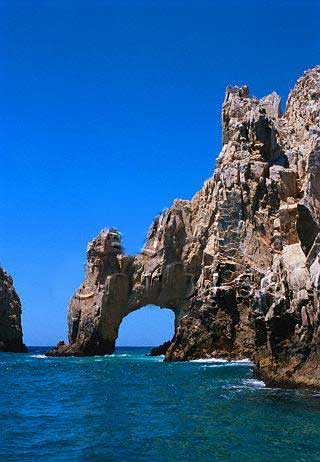
#> input picture images/arch-Ap.jpg, 320 x 462 px
$ python guassian_pyramid.py
#> lines starting #> are read from the running program, lines starting #| are printed output that depends on the picture
#!/usr/bin/env python3
from PIL import Image
import numpy as np

def g(im) :
    w, h = im.width, im.height
    pixel = im.load()
    while w//2 > 30 and h//2 > 30 :
        w = w//2
        h = h//2
        data = np.zeros((h, w, 3), dtype=np.uint8)
        for i in range(w) :
            for j in range(h) :
                r0, g0, b0 = pixel[2*i, 2*j]
                r1, g1, b1 = pixel[2*i, 2*j+1]
                r2, g2, b2 = pixel[2*i+1, 2*j]
                r3, g3, b3 = pixel[2*i+1, 2*j+1]
                r = (r0+r1+r2+r3) // 4
                g = (g0+g1+g2+g3) // 4
                b = (b0+b1+b2+b3) // 4
                data[j, i] = (r, g, b)
        newImg = Image.fromarray(data, 'RGB')
        print(newImg.size)
        pixel = newImg.load()
        newImg.show()

im = Image.open("images/arch-Ap.jpg")
#> im is the input picture: PIL image 320x462 RGB; mean R, G, B 39.4, 94.8, 148.7
print(im.size)
#| (320, 462)
im.show()
g(im)
#> the loop in g, `while w//2 > 30 and h//2 > 30 :` made 3 passes
#> pass 1, in g, `newImg = Image.fromarray(data, 'RGB')`:
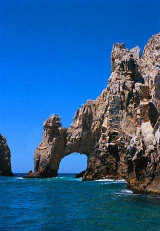
#> newImg: PIL image 160x231 RGB; mean R, G, B 39.1, 94.4, 148.4
#> pass 2, in g, `newImg = Image.fromarray(data, 'RGB')`:
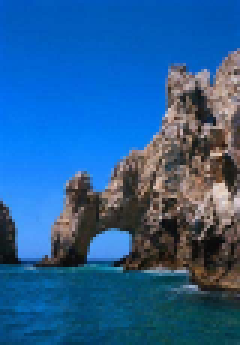
#> newImg: PIL image 80x115 RGB (shown 3 times larger); mean R, G, B 38.9, 94.2, 148.3
#> pass 3, in g, `newImg = Image.fromarray(data, 'RGB')`:
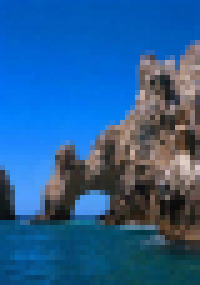
#> newImg: PIL image 40x57 RGB (shown 5 times larger); mean R, G, B 38.9, 94.1, 148.4
#> after the loop in g, `while w//2 > 30 and h//2 > 30 :`: h = 57; w = 40

$ run again, with images/arch-A.jpg copied over images/arch-Ap.jpg
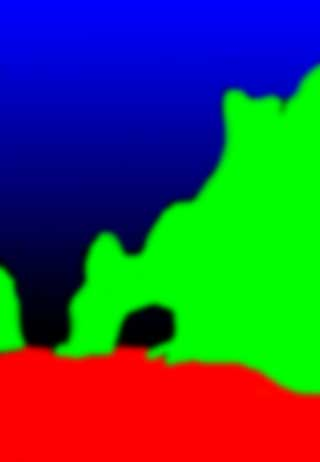
#> input picture images/arch-A.jpg, 320 x 462 px
#> im is the input picture: PIL image 320x462 RGB; mean R, G, B 55.4, 81.2, 74.3
#| (320, 462)
#> the loop in g, `while w//2 > 30 and h//2 > 30 :` made 3 passes
#> pass 2, in g, `newImg = Image.fromarray(data, 'RGB')`:
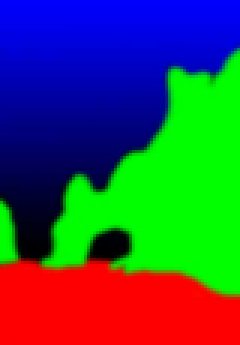
#> newImg: PIL image 80x115 RGB (shown 3 times larger); mean R, G, B 54.4, 81.4, 74.5
#> pass 3, in g, `newImg = Image.fromarray(data, 'RGB')`:
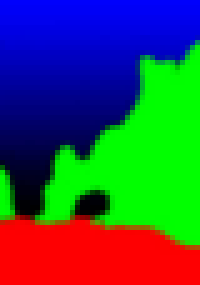
#> newImg: PIL image 40x57 RGB (shown 5 times larger); mean R, G, B 52.6, 82, 74.9
#> after the loop in g, `while w//2 > 30 and h//2 > 30 :`: h = 57; w = 40

$ run again, with images/arch-B.jpg copied over images/arch-Ap.jpg
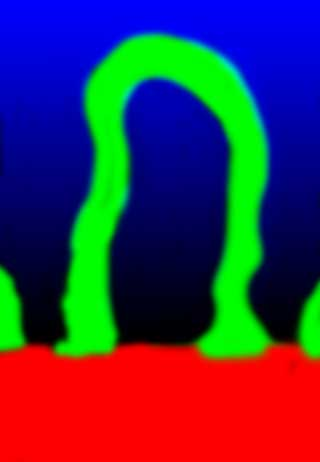
#> input picture images/arch-B.jpg, 320 x 462 px
#> im is the input picture: PIL image 320x462 RGB; mean R, G, B 61.8, 51.9, 74.5
#| (320, 462)
#> the loop in g, `while w//2 > 30 and h//2 > 30 :` made 3 passes
#> pass 1, in g, `newImg = Image.fromarray(data, 'RGB')`:
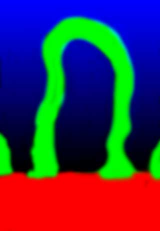
#> newImg: PIL image 160x231 RGB; mean R, G, B 61.7, 51.8, 74.4
#> pass 3, in g, `newImg = Image.fromarray(data, 'RGB')`:
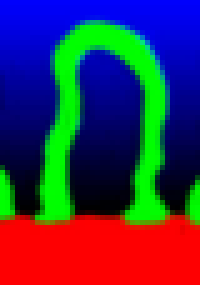
#> newImg: PIL image 40x57 RGB (shown 5 times larger); mean R, G, B 58.9, 52.1, 74.9
#> after the loop in g, `while w//2 > 30 and h//2 > 30 :`: h = 57; w = 40
